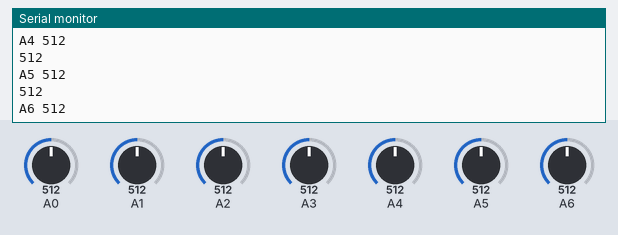
Bench run of a sketch on a simulated Arduino MKR. Shown: the last lines printed to the serial monitor. Inputs (shaded band) come from the test bench; at power-on: A0 = 512, A1 = 512, A2 = 512, A3 = 512, A4 = 512, A5 = 512, A6 = 512. WiFi joins after 1.5 s; servers stay silent unless stated.

Above: at 16.7 s.
16.8 s: A0 set to 716
At 18.23 s:
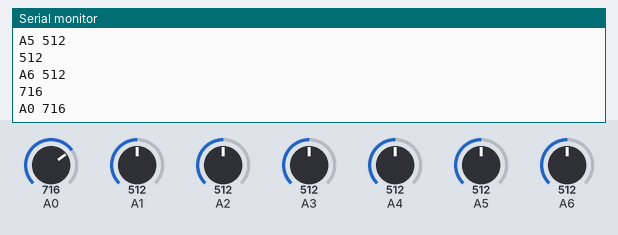
18.3 s: A1 set to 716
At 19.28 s:
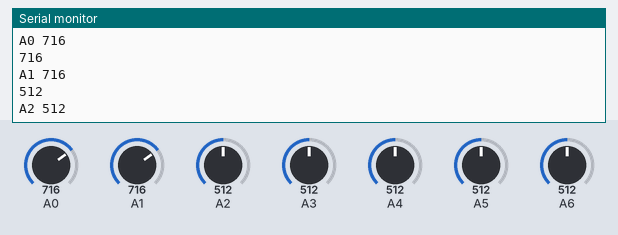
19.8 s: A2 set to 716
At 20.33 s:
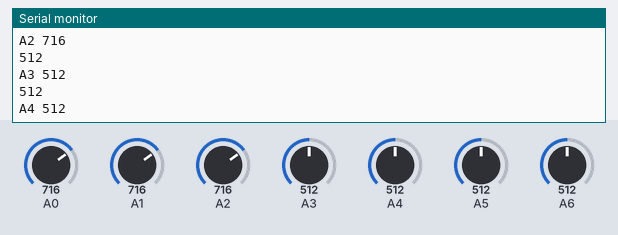
21.3 s: A3 set to 716
22.8 s: A4 set to 716
At 22.95 s:
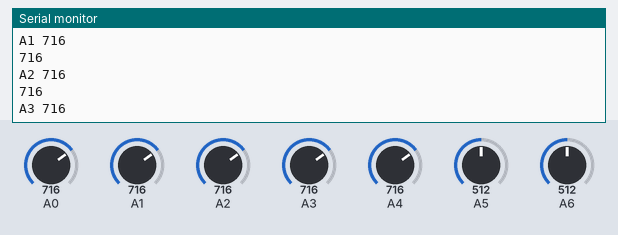
24.3 s: A5 set to 716
At 24.53 s:
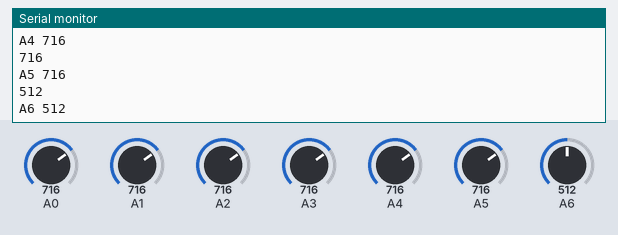
Timing chart, 0 to 26.8 s (numbered marks = the images above; inputs shaded):
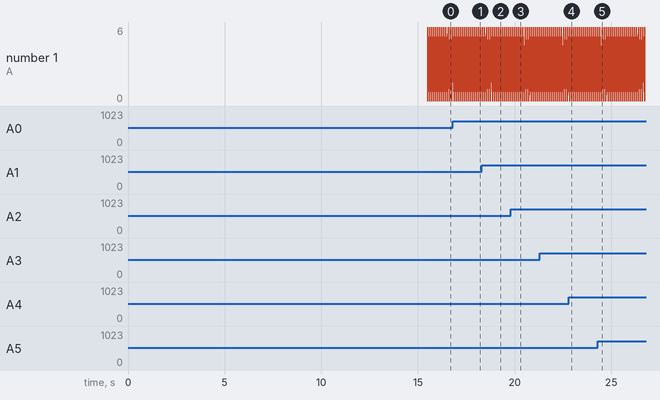

The sketch:

mkr1000-wireless-template.ino
```cpp
#include <SPI.h>
#include <WiFi101.h>
#include <WiFiUdp.h>

int status = WL_IDLE_STATUS;
char ssid[] = "NetworkName"; //  your network SSID (name)
char pass[] = "Password";    // your network password (use for WPA, or use as key for WEP)
int keyIndex = 0;            // your network key Index number (needed only for WEP)

WiFiUDP Udp;

void setup() {

  // Needs a moment to settle
  // (Without this, I found the sketch would not auto-start)
  delay(4000);


  //Initialize serial and wait for port to open:
  Serial.begin(9600);

  // Attempt to connect to WiFi network:
  while ( status != WL_CONNECTED) {
    Serial.print("Attempting to connect to SSID: ");
    Serial.println(ssid);
    // Connect to WPA/WPA2 network. Change this line if using open or WEP network:
    status = WiFi.begin(ssid, pass);

    // wait 10 seconds for connection:
    delay(10000);
  }
  Serial.println("Connected to wifi");
  printWiFiStatus();

  Serial.println("\nStarting connection to server...");
  // if you get a connection, report back via serial:
  Udp.begin(7777);
}

void loop() {

  //array analogs = [A0,A1,A2];

  for(int i = 0; i < 7; i = i + 1) {

    int sensorValue = analogRead(i);
    Serial.println(sensorValue);

    String valueString = String(sensorValue);
    String indexString = String(i);
    valueString = "A"+indexString+" "+valueString;
    char value[valueString.length()];
    valueString.toCharArray(value,valueString.length()+1);
    Serial.println(value);

    Udp.beginPacket("192.168.1.5", 8080);
    Udp.write(value);
    Udp.endPacket();

  }

  delay(100);


}


void printWiFiStatus() {
  // print the SSID of the network you're attached to:
  Serial.print("SSID: ");
  Serial.println(WiFi.SSID());

  // print your WiFi shield's IP address:
  IPAddress ip = WiFi.localIP();
  Serial.print("IP Address: ");
  Serial.println(ip);

  // print the received signal strength:
  long rssi = WiFi.RSSI();
  Serial.print("signal strength (RSSI):");
  Serial.print(rssi);
  Serial.println(" dBm");
}
```

Measured:
- after the input at 16.8 s, the serial monitor: prints a new line after 0.07 s (image 1)
- after the input at 18.3 s, the serial monitor: prints a new line at once (image 2)
- after the input at 19.8 s, the serial monitor: prints a new line at once (image 3)
- after the input at 22.8 s, the serial monitor: prints a new line after 0.05 s (image 4)
- after the input at 24.3 s, the serial monitor: prints a new line at once (image 5)
